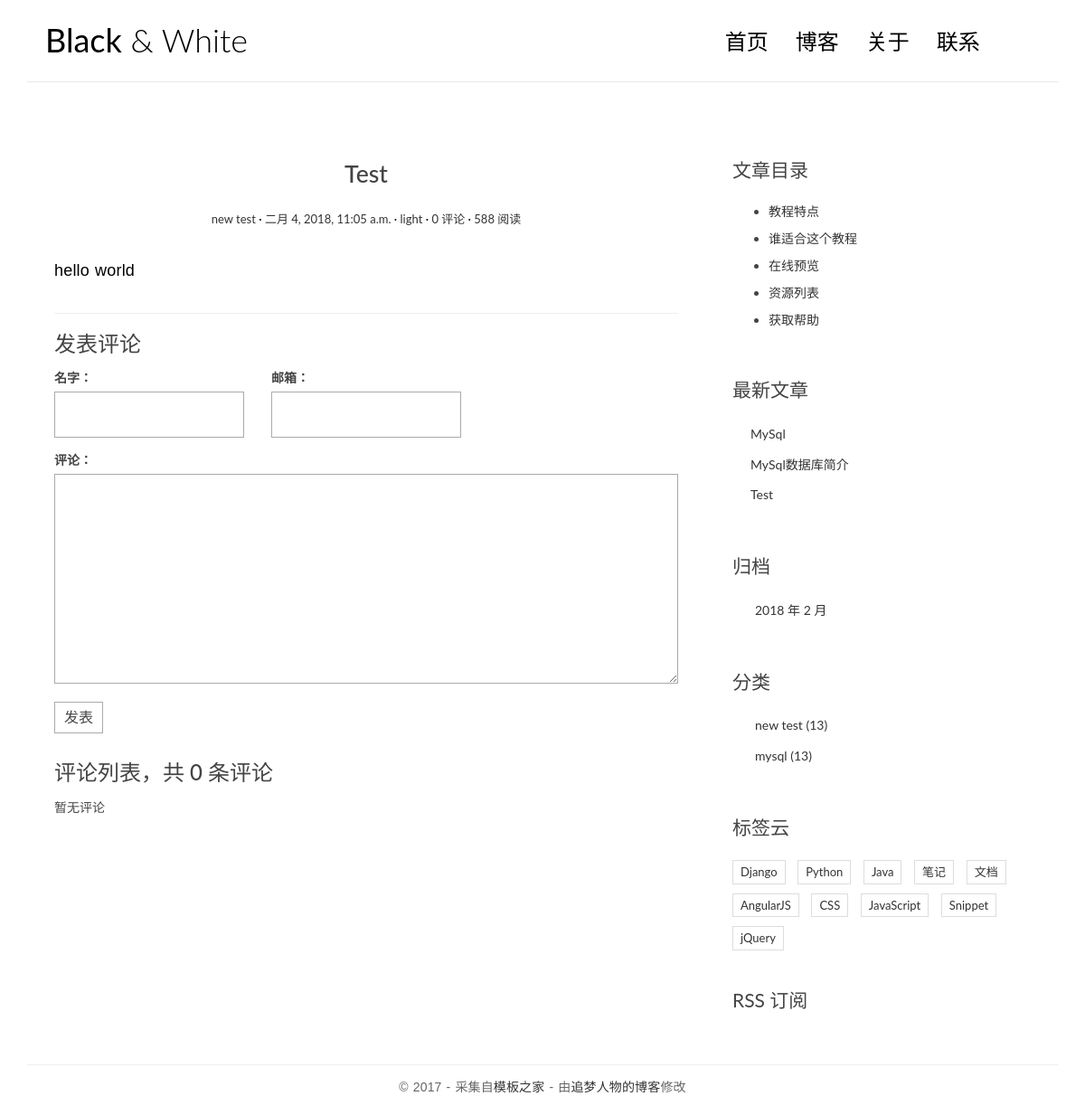
/post/1/, run on an earlier commit of the app's database.
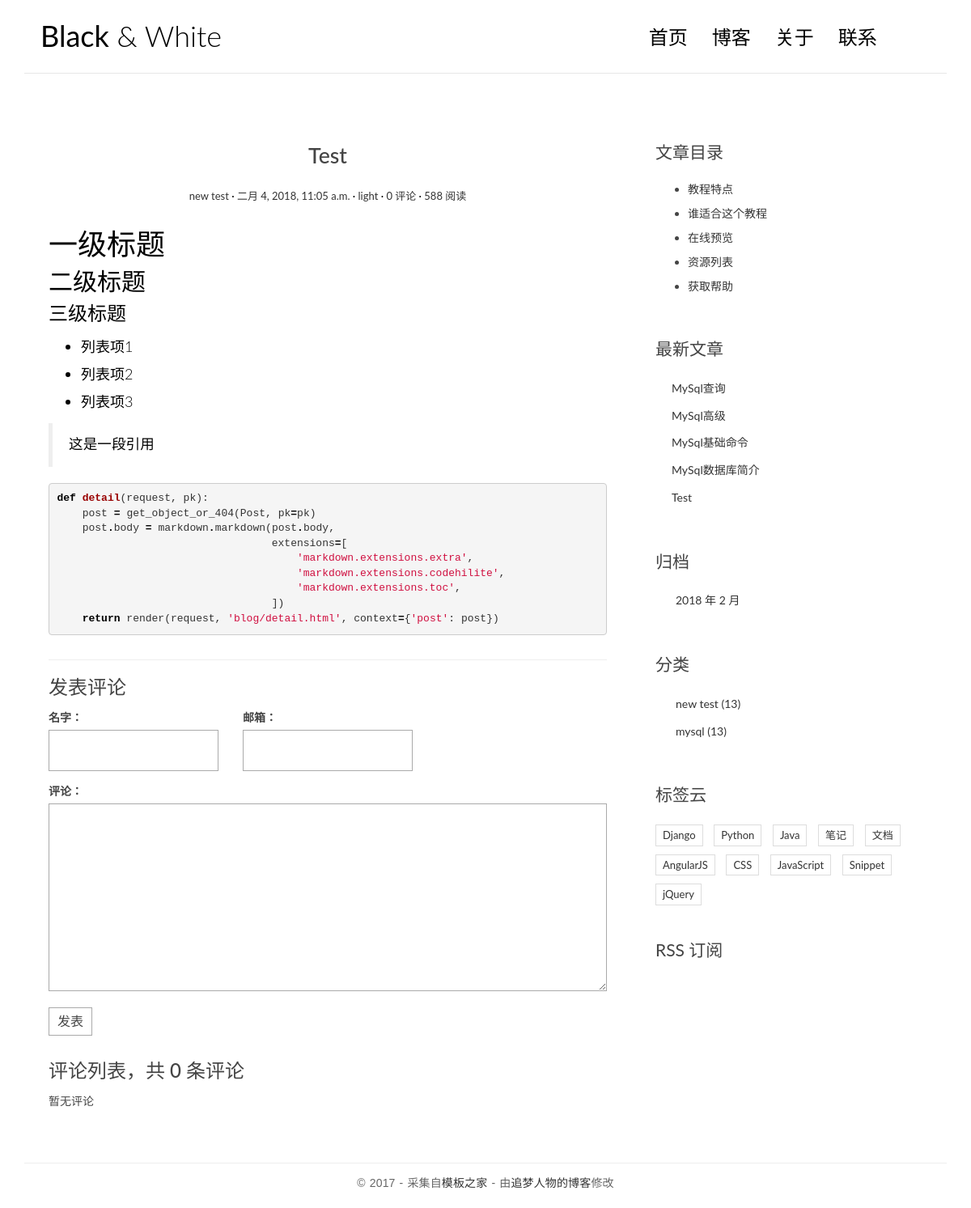
And on a later commit of the database.
### blog/models.py (models this page shows, shortened)
class Post(models.Model):
	title = models.CharField(max_length=100)
	body = models.TextField()
	created_time = models.DateTimeField()
	modified_time = models.DateTimeField()
	excerpt = models.CharField(max_length=200,blank=True)
	author = models.ForeignKey(User)
	category = models.ForeignKey(Category)
	tags = models.ManyToManyField(Tag,blank=True)
	def get_absolute_url(self):
		return reverse('blog:detail', kwargs={'pk':self.pk})

class Category(models.Model):
	name = models.CharField(max_length=100)

### blog/views.py (the view)
# urls.py: url(r'^post/(?P<pk>[0-9]+)/$',views.detail,name='detail'),
def detail(request, pk):
	post = get_object_or_404(Post, pk=pk)
	post.body = markdown.markdown(post.body,
                                  extensions=[
                                     'markdown.extensions.extra',
                                     'markdown.extensions.codehilite',
                                     'markdown.extensions.toc',
                                  ])
	form = CommentForm()
	comment_list = post.comment_set.all()
	context = {'post': post,
               'form': form,
               'comment_list': comment_list
               }
	return render(request, 'blog/detail.html', context=context)

### comments/forms.py
class CommentForm(forms.ModelForm):
    class Meta:
        model = Comment
        fields = ['name', 'email', 'text']

### blog/templatetags/blog_tags.py (called while the page is built)
@register.simple_tag
def get_recent_posts(num=5):
	return Post.objects.all().order_by('-created_time')[:num]

@register.simple_tag
def archives():
	return Post.objects.dates('created_time', 'month', order='DESC')

@register.simple_tag
def get_categories():
	return Category.objects.all()

### templates/blog/detail.html (shortened to what this page needs)
{% extends 'base.html' %}
{% block main %}
<article class="post post-{{ post.pk }}">
  <header class="entry-header">
    <h1 class="entry-title">{{ post.title }}</h1>
    <div class="entry-meta">
      <span class="post-category"><a href="#">{{ post.category.name }}</a></span>
      <span class="post-date"><a href="#"><time class="entry-date"
                                                datetime="{{ post.created_time }}">{{ post.created_time }}</time></a></span>
      <span class="post-author"><a href="#">{{ post.author }}</a></span>
      <span class="comments-link"><a href="#">{{ comment_list | length }} 评论</a></span>
      <span class="views-count"><a href="#">588 阅读</a></span>
    </div>
  </header>
  <div class="entry-content clearfix">
    {{ post.body|safe }}
  </div>
</article>
<section class="comment-area" id="comment-area">
    <hr>
    <h3>发表评论</h3>
    <form action="{% url 'comments:post_comment' post.pk %}" method="post" class="comment-form">
  <div class="row">
    <div class="col-md-4">
      <label for="{{ form.name.id_for_label }}">名字：</label>
      {{ form.name }}
    </div>
    <div class="col-md-4">
      <label for="{{ form.email.id_for_label }}">邮箱：</label>
      {{ form.email }}
    </div>
    <div class="col-md-12">
      <label for="{{ form.text.id_for_label }}">评论：</label>
      {{ form.text }}
      <button type="submit" class="comment-btn">发表</button>
    </div>
  </div>
</form>
    <div class="comment-list-panel">
        <h3>评论列表，共 <span>{{ comment_list | length }}</span> 条评论</h3>
        <ul class="comment-list list-unstyled">
  {% for comment in comment_list %}
  <li class="comment-item">
    <span class="nickname">{{ comment.name }}</span>
    <time class="submit-date">{{ comment.created_time }}</time>
    <div class="text">
      {{ comment.text }}
    </div>
  </li>
  {% empty %}
  暂无评论
  {% endfor %}
</ul>
    </div>
</section>
{% endblock main %}
{% block toc %}
<div class="widget widget-content">
    <h3 class="widget-title">文章目录</h3>
    <ul>
        <li>
            <a href="#">教程特点</a>
        </li>
        <li>
            <a href="#">谁适合这个教程</a>
        </li>
        <li>
            <a href="#">在线预览</a>
        </li>
        <li>
            <a href="#">资源列表</a>
        </li>
        <li>
            <a href="#">获取帮助</a>
        </li>
    </ul>
</div>
{% endblock toc %}

### templates/base.html (shortened to what the changed rows need)
{% load staticfiles %}
{% load blog_tags %}
<!DOCTYPE html>
<html>
<head>
    <link rel="stylesheet" href="http://code.ionicframework.com/ionicons/2.0.1/css/ionicons.min.css">
    <link rel="stylesheet" href="{% static 'blog/css/bootstrap.min.css' %}">
    <link rel="stylesheet" href="{% static 'blog/css/pace.css' %}">
    <link rel="stylesheet" href="{% static 'blog/css/custom.css' %}">
    <link rel="stylesheet" href="{% static 'blog/css/highlights/github.css' %}">
</head>
<body>
<div class="container">
    <header id="site-header">
        <div class="row">
            <div class="col-md-4 col-sm-5 col-xs-8">
                <div class="logo">
                    <h1><a href="index.html"><b>Black</b> &amp; White</a></h1>
                </div>
            </div>
        </div>
    </header>
</div>
<div class="content-body">
    <div class="container">
        <div class="row">
            <main class='col-md-8'>
                {% block main %}
                {% endblock main %}
            </main>
            <aside class="col-md-4">
                <div class="widget widget-recent-posts">
                    {% get_recent_posts as recent_post_list %}
                    <ul>
                        {% for post in recent_post_list %}
                        <li>
                            <a href="{{ post.get_absolute_url }}">{{ post.title }}</a>
                        </li>
                        {% empty %}
                        暂无数据！
                        {% endfor %}
                    </ul>
                </div>
                <div class="widget widget-archives">
                    {% archives as date_list %}
                    <ul>
                        {% for date in date_list %}
                        <li>
                            <a href="{% url 'blog:archives' date.year date.month %}">{{ date.year }} 年 {{ date.month }} 月</a>
                        </li>
                        {% empty %}
                        暂无归档！
                        {% endfor %}
                    </ul>
                </div>
                <div class="widget widget-category">
                    {% get_categories as category_list %}
                    <ul>
                        {% for category in category_list %}
                        <li>
                            <a href="{% url 'blog:category' category.pk %}">{{ category.name }} <span class="post-count">(13)</span></a>
                        {% empty %}
                        暂无分类！
                        {% endfor %}
                    </ul>
                </div>
            </aside>
        </div>
    </div>
</div>
</body>
</html>

What changed in the data, as far as the page shows it:
changed Post "Test": body "hello world" → "一级标题 二级标题 三级标题 列表项1 列表项2 列表项3 这是一段引用 def detail ( request , pk ): post = get_object_or_404 ( Post , pk = pk ) post . body = markdown . markdown ( post . body , extensions = [ 'markdown.extensions.extra' , 'markdown.extensions.codehilite' , 'markdown.extensions.toc' , ]) return render ( request , 'blog/detail.html' , context = { 'post' : post })"
added Post: title "MySql查询"
added Post: title "MySql高级"
changed Post: title "MySql" → "MySql基础命令"
